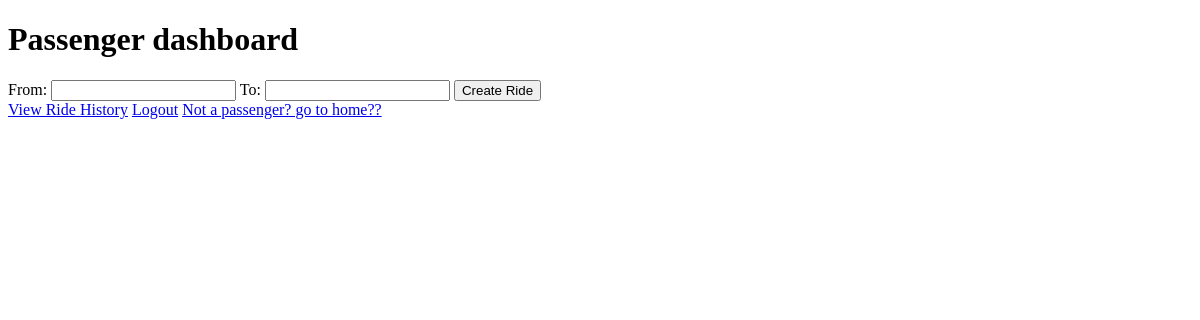
Page /passenger_dashboard (signed in) on the earlier database version.
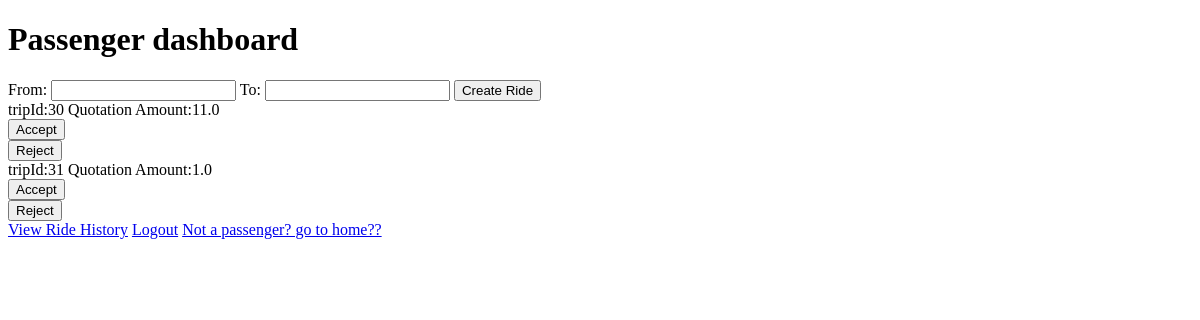
Same page on the later database version.
### models.py (models this page shows, shortened)
class Quotation(db.Model):
    __tablename__ = "quotations"
    id = db.Column(db.Integer, primary_key=True)
    driver_id = db.Column(db.Integer, db.ForeignKey('users.id'), nullable=False)
    passenger_id = db.Column(db.Integer, db.ForeignKey('users.id'), nullable=False)
    trip_id = db.Column(db.Integer, db.ForeignKey('trips.id'), nullable=False)
    quotation_amount = db.Column(db.Float, nullable=False)
    status = db.Column(db.String(50), default="Pending")
    driver = relationship("User", foreign_keys=[driver_id],backref="driver_quotations",overlaps="quotations_as_driver")
    passenger = relationship("User", foreign_keys=[passenger_id],backref="passenger_quotations",overlaps="quotations_as_passenger")
    rides = relationship("Ride", back_populates="quotation")

### main.py (the view, shortened to what this page needs)
@login_required
@app.route('/passenger_dashboard', methods=['GET', 'POST'])
def passenger_dashboard():
    print(f'**************************')
    upcoming_rides = [ride for ride in current_user.rides_as_passenger if ride.driver_id is None]
    quotations = Quotation.query.filter_by(passenger_id=current_user.id, status='Quoted').all()
    return render_template('passenger_dashboard.html',upcoming_rides=upcoming_rides,quotations=quotations)

### main.py (called while the page is built)
@login_manager.user_loader
def load_user(user_id):
    return User.query.get(int(user_id))

### templates/passenger_dashboard.html (shortened to what this page needs)
{% from 'wtf.html' import csrf_meta %}
<!DOCTYPE html>
<html lang="en">
<head>
</head>
<body>
  <h1>Passenger dashboard</h1>
  <form method="POST" action="{{ url_for('create_ride') }}">
    <label for="from_location">From:</label>
    <input type="text" id="from_location" name="from_location" required>
    <label for="to_location">To:</label>
    <input type="text" id="to_location" name="to_location" required>
    <button type="submit">Create Ride</button>
  </form>
  {% for quotation in quotations %}
  <div>
    <div>
      tripId:{{quotation.trip_id}}
      Quotation Amount:{{quotation.quotation_amount}}
    </div>
    <form action="{{ url_for('accept_quotation', quotation_id=quotation.id) }}" method="post">
      <button type="submit">Accept</button>
    </form>
    <form action="{{ url_for('reject_quotation', quotation_id=quotation.id) }}" method="post">
      <button type="submit">Reject</button>
    </form>
  </div>
  {% endfor %}
  <a href="{{ url_for('ride_history') }}">View Ride History</a>
  {% if current_user.is_authenticated %}
  <a href="{{ url_for('passenger_logout') }}">Logout</a>
  {% endif %}
  <a href=" {{url_for('index')}}">Not a passenger? go to home??</a>
</body>
</html>

Differences in the rows shown:
added Quotation: trip_id "30", quotation_amount "11.0"
added Quotation: trip_id "31", quotation_amount "1.0"
